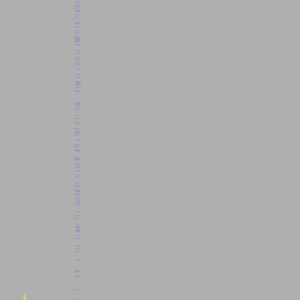
Frame 1 (no input)
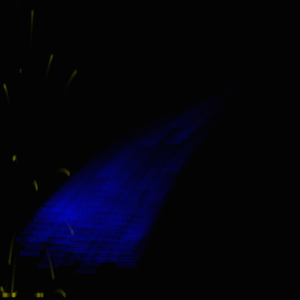
Frame 60 (the mouse pressed at the canvas centre just before this capture)
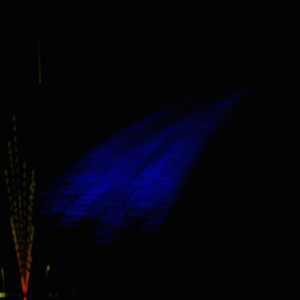
Frame 120 (the mouse held since frame 60 and released just before this capture)

The Processing sketch that drew these frames (run headless with seeded random() and noise(); from frame 60 on, the mouse is pressed at the canvas centre):

// Processing sketch: processing_41592
// ── processing_41592.pde

int numParticles = 300;
GenParticle[] p = new GenParticle[numParticles];

void setup() {
  size(300, 300);
  noStroke();
  smooth();
  for (int i = 0; i < p.length; i++) {
    float velX = random(-1, 1);
    float velY = -i;
    if (random(3) > 2) { 
      p[i] = new WaterParticle(width/4, height, velX, velY, 5.0, width/4, height);
    } 
    else {
      p[i] = new FireParticle(25, height, velX, velY, 5.0, 25, height);
    }
  }
}

void draw() {
  fill(0, 36); //background color
  rect(0, 0, width, height);
  fill(255, 60);
  for (int i = 0; i < p.length; i++) {
    p[i].update();
    p[i].regenerate();
    p[i].display();
  }
}

class WaterParticle extends GenParticle {
  float col;
  //using variables from GenParticle
  WaterParticle (float xIn, float yIn, float vxIn, float vyIn, float r, float ox, float oy) { 
    super(xIn, yIn, vxIn, vyIn, r, ox, oy);
    col = 0;
  }

  void display() {
    color c = lerpColor(color(0, 0, 255, 25), color (0, 0, 255, 75), col*0.01);
    fill (c);
    rect(x, y, radius, radius/4);
    radius +=.25;
  }

  void regenerate () { 
    //switching the x and y origins and v placement makes the water particles come from the opposite location 
    //(now the top right instead of bottom left)
    if ((x> width) || (x< -width) || (y>height) || (y < -height)) {
      y=originX;
      x=originY;
      vy=random(-.5, .5);
      vx = random(-5, -3);
      radius = 6;
      col = 0;
    }
  }
}

class FireParticle extends GenParticle {
  float col;
  //using GenParticle variables
  FireParticle(float xIn, float yIn, float vxIn, float vyIn, float r, float ox, float oy) {
    super(xIn, yIn, vxIn, vyIn, r, ox, oy);
    col = random(200);
  }

  void update() {
    if (y>=height-radius) { //makes particles bounce at the bottom of the screen
      y = height -radius;
      vy = -.5 *vy;
    }
    if (x>=width/4) {
      x=originX;
      vx = -5*vx;
    }
    vy = vy+gravity;
    y += vy;
    x += vx;
    col++;
  }
  void display () {
    color c = lerpColor(color(255, 0, 0, 75), color(255, 255, 0, 25), col*.1);
    fill(c);
    ellipse(x, y, radius/2, radius);
  }

  void regenerate () {
    if (col>300) {
      x = originX;
      y = originY;
      vx = random (-1.5, 1.5);
      vy = random (1, 25);
      col = 0;
      radius = 6;
    }
  }
} 

//original class
class Particle {
  float x, y; // The x- and y-coordinates
  float vx, vy; // The x- and y-velocities
  float radius; // Particle radius
  float gravity = 0.1;

  Particle(float xpos, float ypos, float velx, float vely, float r) {
    x = xpos;
    y = ypos;
    vx = velx;
    vy = vely;
    radius = r;
  }

  void update() {
    vy = vy + gravity;
    y += vy;
    x += vx;
  }

  void display() {
    ellipse(x, y, radius*2, radius*2);
  }
}

class GenParticle extends Particle {
  float originX, originY;

  GenParticle(float xIn, float yIn, float vxIn, float vyIn, float r, float ox, float oy) {
    super(xIn, yIn, vxIn, vyIn, r);
    originX = ox;
    originY = oy;
  }

  void regenerate() {
    if ((x > width + radius) || (x < -radius) ||
      (y > height + radius) || (y < -radius)) {
      x = originX;
      y = originY;
      vx = random(-1.0, 1.0);
      vy = random(-4.0, -2.0);
    }
  }
}
